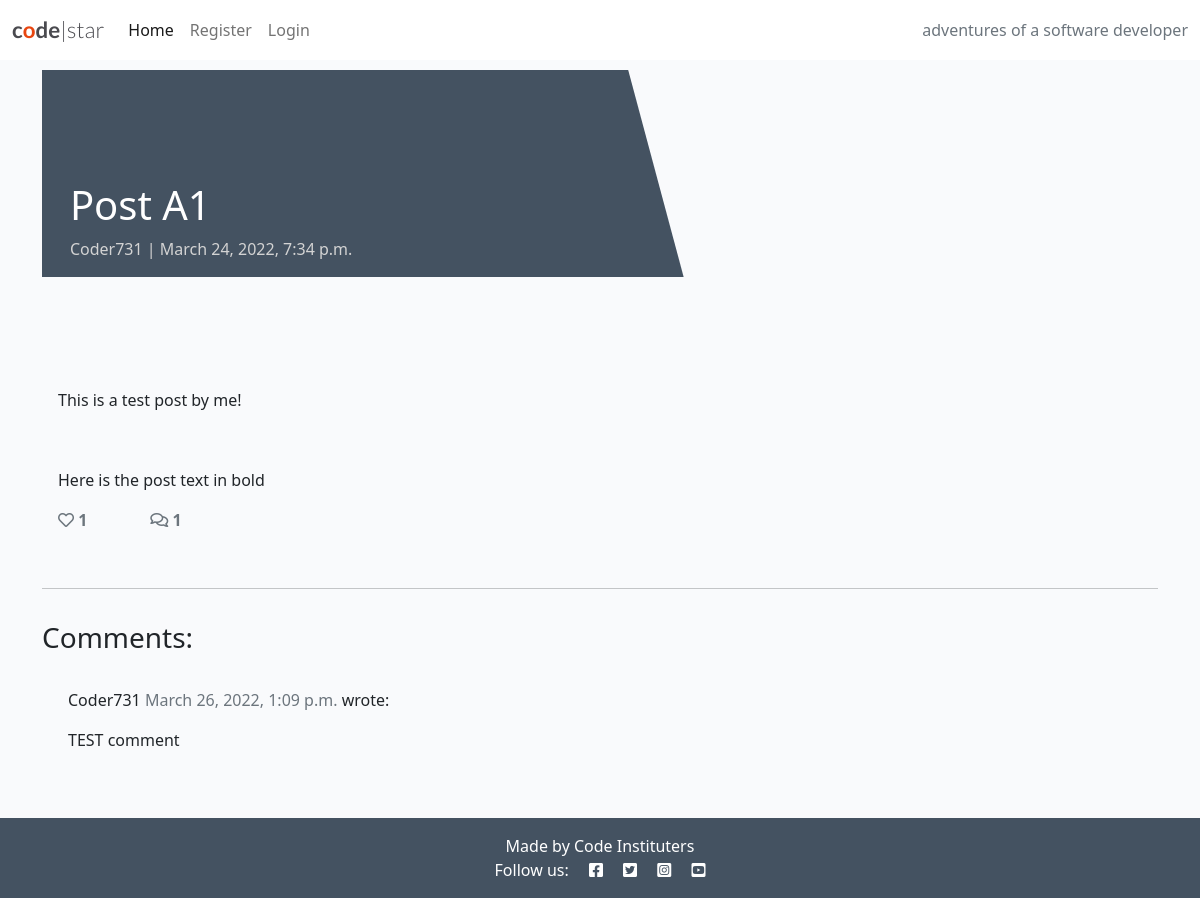
The app's page /SOMESTRING/ with its own data.
### Your_Thoughts/models.py (models this page shows, shortened)
class Post(models.Model):
    title = models.CharField(max_length=200, unique=True)
    slug = models.SlugField(max_length=200, unique=True)
    author = models.ForeignKey(User, on_delete=models.CASCADE, related_name="blog_posts", default='string')
    updated_on = models.DateTimeField(auto_now=True)
    content = models.TextField(default='text')
    featured_image = CloudinaryField('image', default='placeholder')
    excerpt = models.TextField(blank=True)
    updated_on = models.DateTimeField(auto_now=True)
    content = models.TextField()
    created_on = models.DateTimeField(auto_now_add=True) #, default='author'
    status = models.IntegerField(choices=STATUS, default=0)
    likes = models.ManyToManyField(
        User, related_name='blogpost_likes', blank=True)
    name = models.CharField(max_length=50, null=False, blank=False)
    comment = models.TextField(null=False, blank=False)
    done = models.BooleanField(null=False, blank=False, default=False)
    class Meta:
        ordering = ["-created_on"]
    def number_of_likes(self):
        return self.likes.count()

class Comment(models.Model):
    post = models.ForeignKey(Post, on_delete=models.CASCADE,
                             related_name='comments')
    name = models.CharField(max_length=80)
    email = models.EmailField()
    body = models.TextField()
    created_on = models.DateTimeField(auto_now_add=True)
    approved = models.BooleanField(default=False)
    class Meta:
        ordering = ['created_on']

### Your_Thoughts/views.py (the view, shortened to what this page needs)
# urls.py: path('<slug:slug>/', views.PostDetail.as_view(), name='post_detail'),
class PostDetail(View):
    def get(self, request, slug, *args, **kwargs):
        queryset = Post.objects.filter(status=1)
        post = get_object_or_404(queryset, slug=slug)
        comments = post.comments.filter(approved=True).order_by('-created_on')
        liked = False
        if post.likes.filter(id=self.request.user.id).exists():
            liked = True
        return render(
            request,
            "post_detail.html",
            {
                "post": post,
                "comments": comments,
                "commented": False,
                "liked": liked,
                "comment_form": CommentForm()
            },
        )

### templates/post_detail.html (shortened to what this page needs)
{% extends 'base.html' %} {% block content %}
{% load crispy_forms_tags %}
<div class="masthead">
    <div class="container">
        <div class="row g-0">
            <div class="col-md-6 masthead-text">
                <h1 class="post-title">{{ post.title }}</h1>
                <p class="post-subtitle">{{ post.author }} | {{ post.created_on }}</p>
            </div>
            <div class="d-none d-md-block col-md-6 masthead-image">
            </div>
        </div>
    </div>
</div>
<div class="container">
    <div class="row">
        <div class="col card mb-4  mt-3 left  top">
            <div class="card-body">
                <p class="card-text ">
                    {{ post.content | safe }}
                </p>
                <div class="row">
                    <div class="col-1">
                        <strong>
                            {% if user.is_authenticated %}
                            <form class="d-inline" action="{% url 'post_like' post.slug %}" method="POST">
                                {% csrf_token %}
                                {% if liked %}
                                <button type="submit" name="blogpost_id" value="{{post.slug}}" class="btn-like"><i
                                    class="fas fa-heart"></i></button>
                                {% else %}
                                <button type="submit" name="blogpost_id" value="{{post.slug}}" class="btn-like"><i
                                    class="fa fa-heart"></i></button>
                                {% endif %}
                            </form>
                            {% else %}
                            <span class="text-secondary"><i class="far fa-heart"></i></span>
                            {% endif%}
                            <span class="text-secondary"> {{ post.number_of_likes }}</span>
                        </strong>
                    </div>
                    <div class="col-1">
                        {% with comments.count as total_comments %}
                        <strong class="text-secondary"><i class="far fa-comments"></i>
                            {{ total_comments }}</strong>
                        {% endwith %}
                    </div>
                </div>
            </div>
        </div>
    </div>
    <div class="row">
        <div class="col">
            <hr>
        </div>
    </div>
    <div class="row">
        <div class="col-md-8 card mb-4  mt-3 ">
            <h3>Comments:</h3>
            <div class="card-body">
                {% for comment in comments %}
                <div class="comments" style="padding: 10px;">
                    <p class="font-weight-bold">
                        {{ comment.name }}
                        <span class=" text-muted font-weight-normal">
                            {{ comment.created_on }}
                        </span> wrote:
                    </p>
                    {{ comment.body | linebreaks }}
                </div>
                {% endfor %}
            </div>
        </div>
        <div class="col-md-4 card mb-4  mt-3 ">
            <div class="card-body">
            </div>
        </div>
    </div>
</div>
{% endblock content %}

### static/css/style.css (style rules this page uses)
body { background-color: #F9FAFC; }
.main-bg { background-color: #F9FAFC; }
.card { border: none; background-color: transparent; }
.masthead { margin-top: 10px; overflow: hidden; position: relative; display: inline-block; height: 33vh; width: 100%; }
.masthead-text { background-color: #445261; color: white; position: relative; }
.masthead-image { position: relative; overflow: hidden; }
.masthead-image:after { content: ""; position: absolute; top: 0; right: 90%; height: 100%; width: 150%; background: #445261; -webkit-transform: skew(15deg); -moz-transform: skew(15deg); transform: skew(15deg); z-index: 100; }
.post-title { margin-top: 20%; margin-left: 5%; }
.post-subtitle { margin-left: 5%; color: lightgray; }

### records on screen
Post: title "Post A1", author "Coder731", created_on "March 24, 2022, 7:34 p.m.", content "This is a test post by me! Here is the post text in bold", number_of_likes "1"
Comment: name "Coder731", created_on "March 26, 2022, 1:09 p.m.", body "TEST comment"

### other values on screen
{{ total_comments }} "1"
